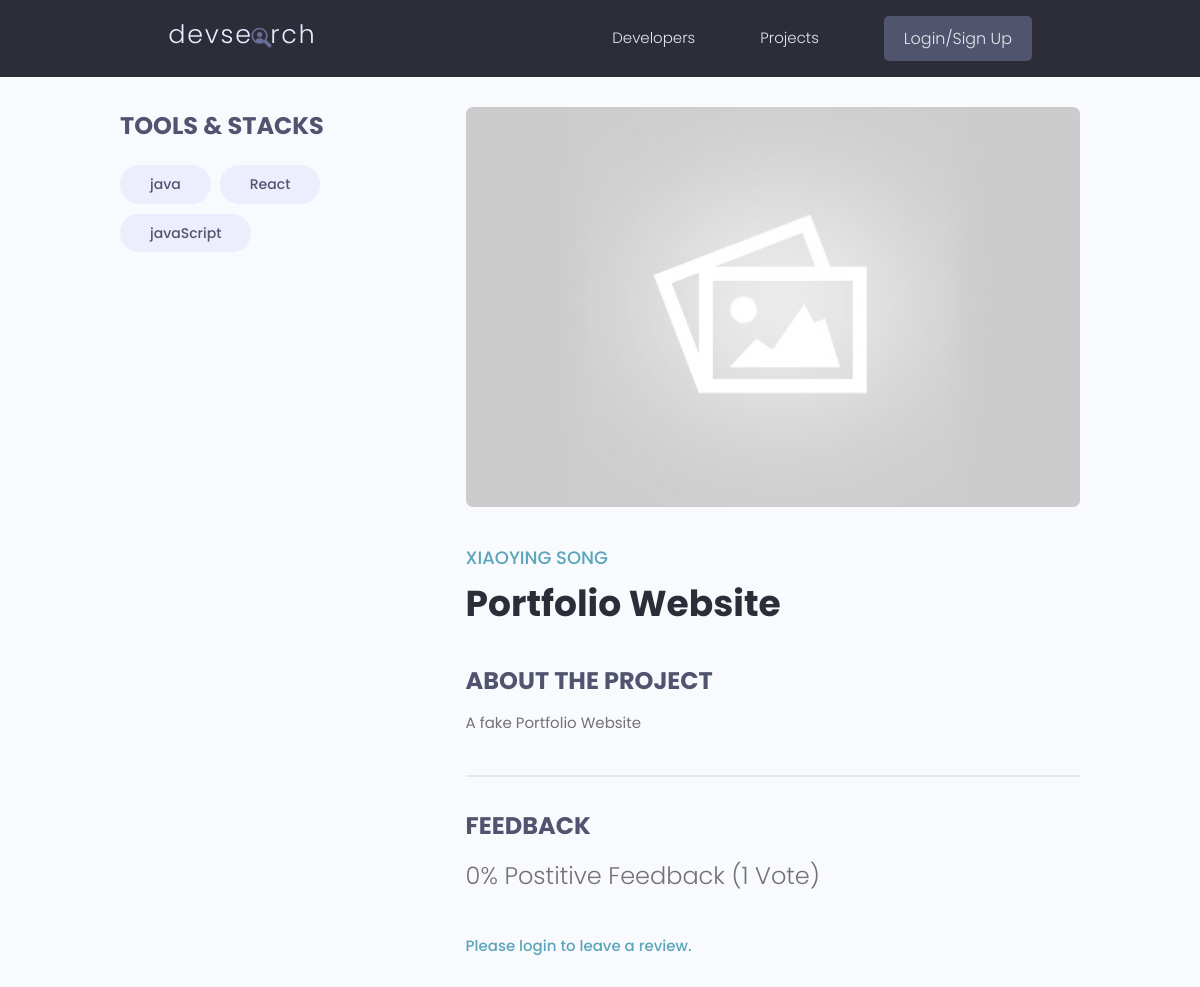
Page /projects/project/31d4e039-6577-4525-b090-8aba3a630c0f/ on the committed database.
### projects/models.py (models this page shows, shortened)
class Tag(models.Model):
    name = models.CharField(max_length=200)
    created = models.DateTimeField(auto_now_add=True)
    id = models.UUIDField(default=uuid.uuid4, unique=True, primary_key=True)
    def __str__(self):
        return self.name

class Project(models.Model):
    owner = models.ForeignKey(Profile, null=True, blank=True, on_delete=models.CASCADE)
    title = models.CharField(max_length=200)
    description = models.TextField(null=True, blank=True)
    featured_image = models.ImageField(null=True, blank=True, default="default.jpg")
    demo_link = models.CharField(max_length=2000, null=True, blank=True)
    source_link = models.CharField(max_length=2000, null=True, blank=True)
    tags = models.ManyToManyField('Tag', blank=True)
    vote_total = models.IntegerField(default=0, null=True, blank=True)
    vote_ratio = models.IntegerField(default=0, null=True, blank=True)
    created = models.DateTimeField(auto_now_add=True)
    id = models.UUIDField(default=uuid.uuid4, unique=True, primary_key=True)
    class Meta:
        ordering =['-vote_ratio', '-vote_total', 'title']
    @property
    def imageURL(self):
        try:
            url = self.featured_image.url
        except:
            url = ''
        return url
    @property
    def reviewers(self):
        queryset = self.review_set.all().values_list('owner__id', flat=True)
        return queryset

### users/models.py (models this page shows, shortened)
class Profile(models.Model):
    user = models.OneToOneField(User, on_delete=models.CASCADE, null=True, blank=True)
    name = models.CharField(max_length=200, blank=True, null=True)
    email = models.EmailField(max_length=500, blank=True, null=True)
    username = models.CharField(max_length=200, blank=True, null=True)
    location = models.CharField(max_length=200, blank=True, null=True)
    short_intro = models.CharField(max_length=200, blank=True, null=True)
    bio = models.TextField(blank=True, null=True)
    profile_image = models.ImageField(null=True, blank=True, upload_to='profiles/', default='profiles/user-default.png')
    social_github = models.CharField(max_length=200, blank=True, null=True)
    social_twitter = models.CharField(max_length=200, blank=True, null=True)
    social_linkedin = models.CharField(max_length=200, blank=True, null=True)
    social_youtube = models.CharField(max_length=200, blank=True, null=True)
    social_website = models.CharField(max_length=200, blank=True, null=True)
    created = models.DateTimeField(auto_now_add=True)
    id = models.UUIDField(default=uuid.uuid4, unique=True, primary_key=True)
    class Meta:
        ordering = ['created']

### projects/views.py (the view, shortened to what this page needs)
# urls.py: path('project/<str:pk>/', views.project, name="project"),
def project(request, pk):
    projectObj = Project.objects.get(id=pk)
    form = ReviewForm()
    return render(request, 'projects/single-project.html', {'project': projectObj, 'form': form})

### projects/templates/projects/single-project.html (shortened to what this page needs)
{% extends 'main.html' %}
{% block content %}
<main class="singleProject my-md">
    <div class="container">
        <div class="layout">
            <div class="column column--1of3">
                <h3 class="singleProject__subtitle">Tools & Stacks</h3>
                <div class="singleProject__toolStack">
                    {% for tag in project.tags.all %}
                    <span class="tag tag--pill tag--sub tag--lg">
                        <small>{{tag}}</small>
                    </span>
                    {% endfor %}
                </div>
            </div>
            <div class="column column--2of3">
                <img class="singleProject__preview" src="{{ project.imageURL }}" alt="portfolio thumbnail" />
                <a href="{% url 'user-profile' project.owner.id %}" class="singleProject__developer">{{project.owner.name}}</a>
                <h2 class="singleProject__title">{{project.title}}</h2>
                <h3 class="singleProject__subtitle">About the Project</h3>
                <div class="singleProject__info">
                    {{project.description}}
                </div>
                <div class="comments">
                    <h3 class="singleProject__subtitle">Feedback</h3>
                    <h5 class="project--rating">
                        {{project.vote_ratio}}% Postitive Feedback ({{project.vote_total}} Vote{{project.vote_total|pluralize:"s"}})
                    </h5>
                    {% if request.user.profile.id in project.reviewers %}
                    <p>You have already submitted your review for this project.</p>
                    {% elif request.user.profile == project.owner %}
                    <p>You cannot review your own work.</p>
                    {% else %}
                        <a href="{% url 'login' %}?next={{request.path}}" >Please login to leave a review.</a>
                    {% endif %}
                </div>
            </div>
        </div>
    </div>
</main>
{% endblock content %}

### static/styles/app.css (style rules this page uses)
:root { --color-sub: #2d2d39; }
img { width: 100%; }
.singleProject .column--1of3 { order: 2; }
@media screen and (min-width: 1081px) { .singleProject .column--1of3 { order: 1; } }
@media screen and (min-width: 1081px) { .singleProject .column--2of3 { order: 2; } }
.singleProject__toolStack { margin-top: 2rem; margin-bottom: 4rem; }
.singleProject__preview { height: 50vh; object-fit: cover; object-position: top center; margin-bottom: 3rem; border-radius: 0.7rem; }
.singleProject__developer { font-size: 1.8rem; font-weight: 500; }
.singleProject__title { font-size: 3.6rem; font-weight: 700; color: var(--color-sub); margin-bottom: 3rem; }
.project--rating { margin-bottom: 1.6em; margin-top: .5em; }
.singleProject__subtitle { text-transform: uppercase; font-size: 2.4rem; font-weight: 700; color: var(--color-sub-light); margin-bottom: 1rem; }
.comments { margin-top: 4rem; padding-top: 3rem; border-top: 2px solid var(--color-light); }

### static/uikit/styles/modules/_variables.css (style rules this page uses)
:root { --color-main: #5aa5b9; --color-main-light: #e6faff; --color-sub: #3f4156; --color-sub-light: #51546e; --color-sub-lighter: #ededfd; --color-text: #737373; --color-gray: #8b8b8b; --color-light: #e5e7eb; --color-light-gray: #767676; --color-bg: #f8fafd; --color-white: #fffefd; --color-white-light: #f3f3f3; --color-success: #359e64; --color-success-bg: #def8e8; --color-error: #fc4b0b; --color-error-bg: #fff2ee; --font-base: 'Poppins', arial, helvetica, 'Segoe UI', roboto, ubuntu, sans-serif; --font-monospace: 'Fira Code', 'Courier New', courier, monospace; --font-regular: 300; --font-medium: 500; --font-bold: 700; --generic-shadow: 1px 1px 5px #00000010; --generic-transition: all 0.3s ease-in-out; }

### static/uikit/styles/modules/_base.css (style rules this page uses)
* { margin: 0; padding: 0; box-sizing: border-box; text-rendering: optimizeLegibility; color: inherit; font-size: inherit; }
html { font-size: 50%; }
@media only screen and (min-width: 480px) { html { font-size: 56.25%; } }
@media only screen and (min-width: 1200px) { html { font-size: 62.5%; } }
body { line-height: 1.6; font-weight: 400; font-size: 1.5rem; color: var(--color-text); background-color: var(--color-bg); min-height: 100vh; }

### static/uikit/styles/modules/_typography.css (style rules this page uses)
* { font-family: var(--font-base); }
h2 { font-size: 3.6rem; font-weight: var(--font-bold); }
h3 { font-size: 3.2rem; font-weight: var(--font-medium); }
h5 { font-size: 2.4rem; font-weight: var(--font-medium); }
h5, h6 { font-weight: var(--font-regular); }
p, span, strong { font-size: 1.6rem; color: var(--color-text); font-weight: var(--font-regular); }
a { padding-bottom: 2px; text-decoration: none; display: inline-block; color: var(--color-main); font-weight: var(--font-medium); }

### static/uikit/styles/modules/_utilities.css (style rules this page uses)
.container { width: 92%; max-width: 165rem; margin: 0 auto; box-sizing: border-box; }
@media screen and (min-width: 1000px) { .container { width: 90%; } }
@media screen and (min-width: 1200px) { .container { width: 80%; } }
.my-md { margin: 3rem auto; }

### static/uikit/styles/modules/_tag.css (style rules this page uses)
.tag { display: inline-flex; align-items: center; background-color: var(--color-sub); height: -webkit-fit-content; height: -moz-fit-content; height: fit-content; width: -webkit-fit-content; width: -moz-fit-content; width: fit-content; border-radius: 0.5rem; padding: 0.5rem 1.5rem; font-size: 1.2rem; cursor: pointer; }
.tag:not(:last-child) { margin-right: 0.25rem; margin-bottom: 0.75rem; }
.tag > small { color: var(--color-white); }
.tag--pill { border-radius: 5rem; }
.tag--sub, .tag--sub > small { background: var(--color-sub-lighter); color: var(--color-sub-light); font-weight: 500; }
.tag--lg { padding: 0.8rem 3rem; font-size: 1.4rem; }
.tag--lg:not(:last-child) { margin-right: 0.5rem; margin-bottom: 1rem; }

### static/uikit/styles/modules/_layout.css (style rules this page uses)
.layout { display: flex; flex-flow: row wrap; justify-content: space-between; }
.layout > .column { margin-bottom: 3rem; }
.layout > .column.column--1of3 { flex-basis: 30%; }
.layout > .column.column--2of3 { flex-basis: 64%; }

### rows in the picture
Tag: name "java"
Tag: name "React"
Tag: name "javaScript"
Project: imageURL (placeholder picture), owner.name "XIAOYING SONG", title "Portfolio Website", description "A fake Portfolio Website", vote_ratio "0", vote_total "1"
